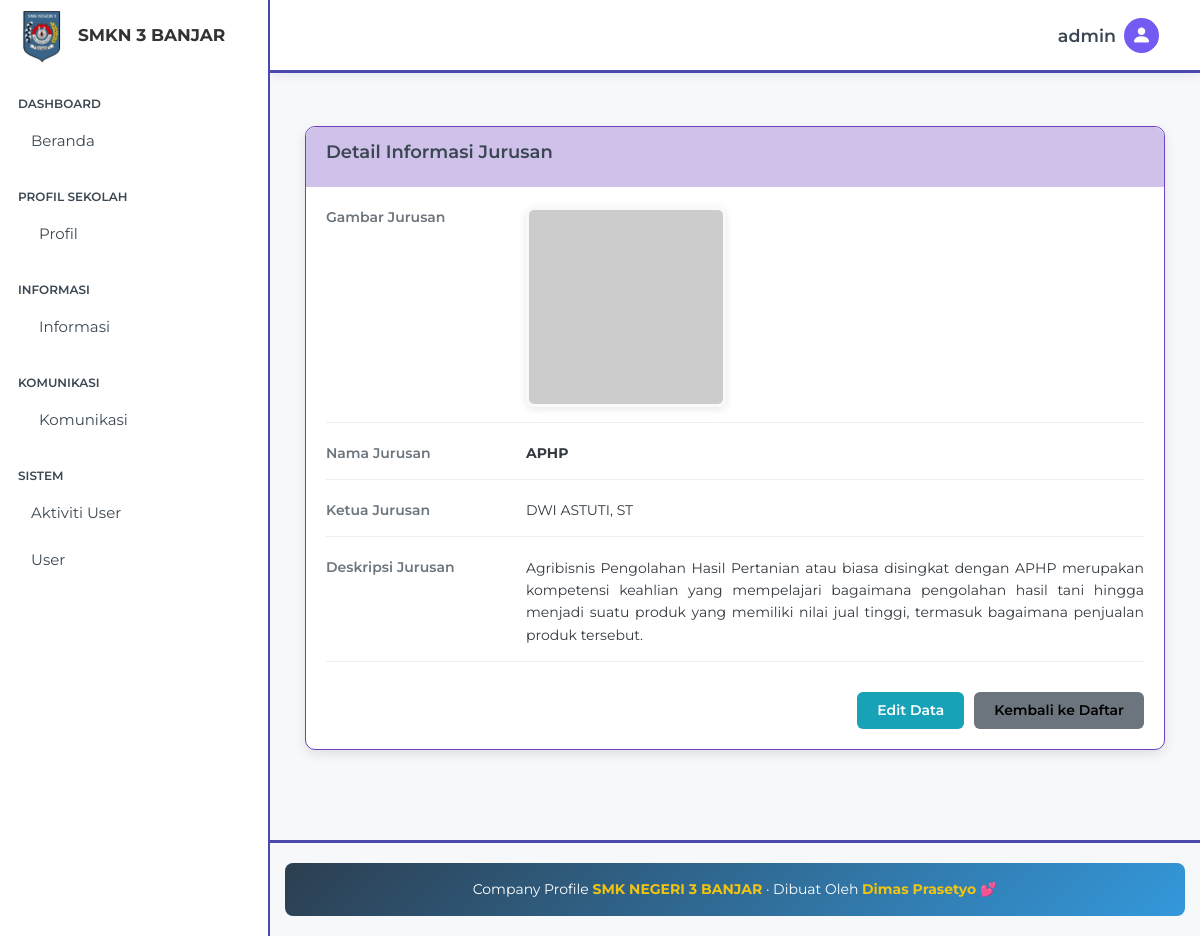
The page /beckend/pages/major/detaile.php?id=12 (signed in) on the database its author committed.
### tables this page shows
CREATE TABLE `majors` (
  `id` bigint NOT NULL,
  `majors_name` varchar(255) NOT NULL,
  `majors_image` text NOT NULL,
  `majors_description` text NOT NULL,
  `head` varchar(255) NOT NULL
);

### config/escapeString.php (called while the page is built)
<?php
if (!function_exists('escapeString')) {
    function escapeString($text) {
        global $connect;
        return $connect->real_escape_string($text);
    }
}
?>

### beckend/pages/major/detaile.php (the view, shortened to what this page needs)
<?php
include '../../partials/header.php';
include '../../partials/sidebar.php';
include '../../partials/navbar.php';
include '../../app.php';
$id = escapeString($_GET['id']);
$qSelect = "SELECT * FROM majors WHERE id = '$id'";
$result = mysqli_query($connect, $qSelect);
$major = mysqli_fetch_object($result);
?>
<div class="content-wrapper">
    <section class="content-header">
        <div class="container-fluid">
            <div class="row mb-2">
                <div class="col-sm-6">
                    <h1>Detail Data Jurusan</h1>
                </div>
                <div class="col-sm-6">
                    <ol class="breadcrumb float-sm-right">
                        <li class="breadcrumb-item"><a href="./index.php">Data Jurusan</a></li>
                        <li class="breadcrumb-item active">Detail Data</li>
                    </ol>
                </div>
            </div>
        </div>
    </section>
    <section class="content">
        <div class="container-fluid">
            <div class="row">
                <div class="col-12 mt-5">
                    <div class="card card-purple">
                        <div class="card-header">
                            <h3 class="card-title">Detail Informasi Jurusan</h3>
                        </div>
                        <div class="card-body detail-container">
                            <div class="detail-row">
                                <div class="detail-label">Gambar Jurusan</div>
                                <div class="detail-value">
                                    <img src="../../../storages/jurusan/<?= $major->majors_image ?>"
                                         alt="Gambar <?= ($major->majors_name) ?>"
                                         class="detail-image"
                                         onerror="this.src='https://via.placeholder.com/200x200?text=Gambar+Tidak+Tersedia'">
                                </div>
                            </div>
                            <div class="detail-row">
                                <div class="detail-label">Nama Jurusan</div>
                                <div class="detail-value text-uppercase">
                                    <strong><?= ($major->majors_name) ?></strong>
                                </div>
                            </div>
                            <div class="detail-row">
                                <div class="detail-label">Ketua Jurusan</div>
                                <div class="detail-value text-uppercase">
                                    <?= ($major->head) ?>
                                </div>
                            </div>
                            <div class="detail-row">
                                <div class="detail-label">Deskripsi Jurusan</div>
                                <div class="detail-value detail-description">
                                    <?= nl2br(($major->majors_description)) ?>
                                </div>
                            </div>
                            <div class="btn-action">
                                <a href="./edit.php?id=<?= $major->id ?>" class="btn btn-info">
                                    <i class="fas fa-edit"></i> Edit Data
                                </a>
                                <a href="./index.php" class="btn btn-secondary">
                                    <i class="fas fa-arrow-left"></i> Kembali ke Daftar
                                </a>
                            </div>
                        </div>
                    </div>
                </div>
            </div>
        </div>
    </section>
</div>
<?php
include '../../partials/footer.php';
include '../../partials/script.php';
?>

### beckend/partials/header.php (style rules this page uses)
html, body { height: 100%; }
body { display: flex; flex-direction: column; }

### beckend/pages/major/detaile.php (style rules this page uses)
.content-wrapper { padding: 20px; }
.card-purple { border: 1px solid #6f42c1; border-radius: 10px; box-shadow: 0 4px 12px rgba(0,0,0,0.1); }
.card-purple .card-header { background: #cfc1e9ff; color: white; border-radius: 10px 10px 0 0; padding: 15px 20px; }
.detail-container { padding: 20px; }
.detail-row { display: flex; margin-bottom: 20px; border-bottom: 1px solid #eee; padding-bottom: 15px; }
.detail-label { width: 200px; font-weight: 600; color: #6c757d; }
.detail-value { flex: 1; color: #343a40; }
.detail-image { max-width: 200px; max-height: 200px; border-radius: 8px; border: 3px solid #f8f9fa; box-shadow: 0 2px 8px rgba(0,0,0,0.1); }
.detail-description { line-height: 1.6; text-align: justify; }
.btn-action { margin-top: 30px; display: flex; justify-content: flex-end; gap: 10px; }
.btn-info { background: #17a2b8; border: none; padding: 8px 20px; border-radius: 6px; font-weight: 600; }
.btn-secondary { background: #6c757d; border: none; padding: 8px 20px; border-radius: 6px; font-weight: 600; }

### rows shown on the page
majors: majors_name "APHP", head "DWI ASTUTI, ST", majors_description "Agribisnis Pengolahan Hasil Pertanian atau biasa disingkat dengan APHP merupakan kompetensi keahlian yang mempelajari bagaimana pengolahan hasil tani hingga menjadi suatu produk yang memiliki nilai jual tinggi, termasuk bagaimana penjualan produk tersebut."

### other values the page prints
$_SESSION['role'] "admin"
